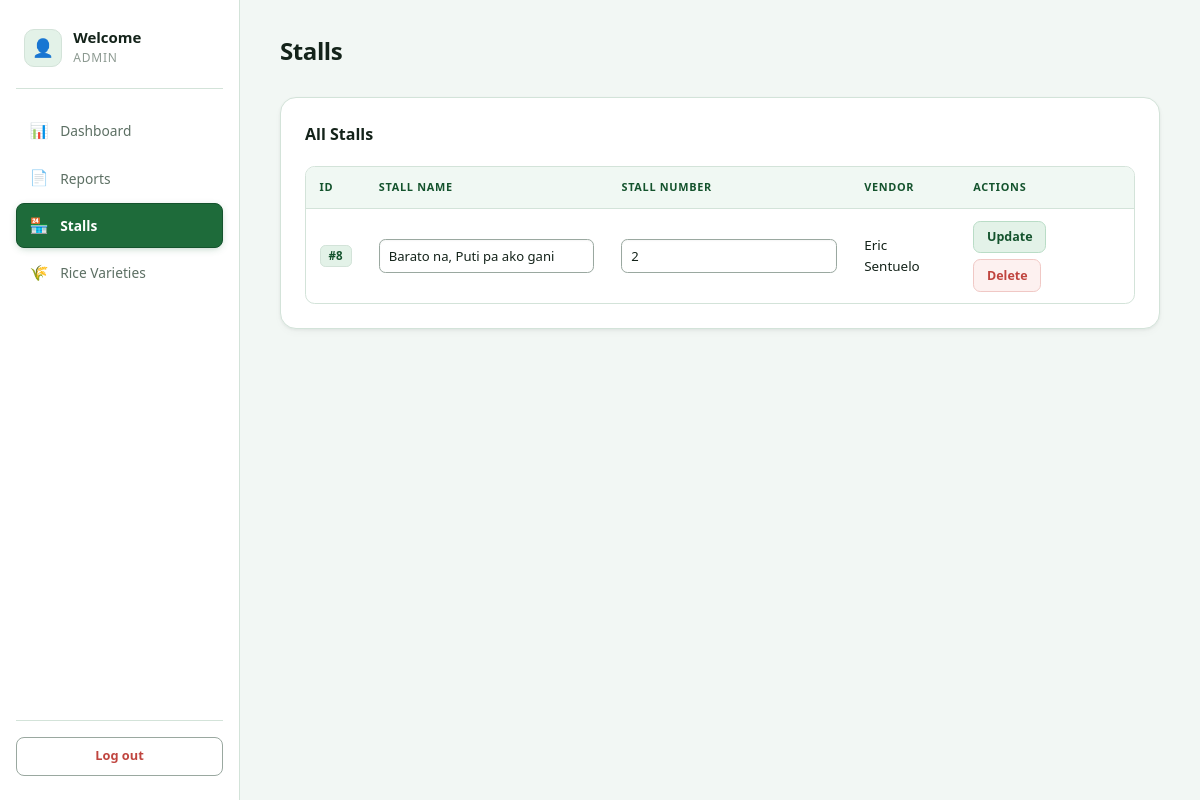
Page /rice_demand/admin/stall.php (signed in) on the committed database.
### tables this page shows
CREATE TABLE `tb_stall` (
  `stall_id` int(11) NOT NULL,
  `stall_name` varchar(255) NOT NULL,
  `stall_number` int(11) NOT NULL,
  `vendors_id` int(11) DEFAULT NULL
);

### rice_demand/admin/stall.php (the view, shortened to what this page needs)
<?php
include_once __DIR__ . "/../conn.php";
$stalls = $conn->query("
    SELECT
    s.stall_id,
    s.stall_name,
    s.stall_number,
    v.vendors_id,
    TRIM(CONCAT_WS(' ', v.f_name, v.l_name)) AS vendor_name
    FROM tb_stall s
    LEFT JOIN tb_vendors v ON v.vendors_id = s.vendors_id
    ORDER BY s.stall_number ASC
")->fetchAll(PDO::FETCH_ASSOC);
?>
<!DOCTYPE html>
<html lang="en">
<head>
    <link rel="stylesheet" href="../css/style.css">
</head>
<body class="admin-body">
    <div class="admin-layout">
        <aside class="sidebar">
            <div class="brand">
                <div class="brand-mark">👤</div>
                <div class="brand-text">
                    <h2>Welcome</h2>
                    <span>Admin</span>
                </div>
            </div>
            <nav class="nav">
                <a href="../admin/dashboard.php" class="nav-item">
                    <span class="nav-icon">📊</span><span>Dashboard</span>
                </a>
                <a href="../admin/reports.php" class="nav-item">
                    <span class="nav-icon">📄</span><span>Reports</span>
                </a>
                <a href="../admin/stall.php" class="nav-item active">
                    <span class="nav-icon">🏪</span><span>Stalls</span>
                </a>
                <a href="../admin/rice.php" class="nav-item">
                    <span class="nav-icon">🌾</span><span>Rice Varieties</span>
                </a>
            </nav>
            <div class="sidebar-footer">
                <a href="../logout.php" class="logout-btn"><span>Log out</span></a>
            </div>
        </aside>
        <main class="main">
            <header class="page-head">
                <div><h1>Stalls</h1></div>
            </header>
            <section class="panel">
                <div class="panel-head">
                    <div><h2>All Stalls</h2></div>
                </div>
                <?php if (count($stalls) === 0): ?>
                    <div class="empty-state"><div class="empty-icon">🏪</div><p>No stalls yet.</p></div>
                <?php else: ?>
                    <div class="table-wrap">
                        <table class="data-table">
                            <thead>
                                <tr>
                                    <th>ID</th>
                                    <th>Stall Name</th>
                                    <th>Stall Number</th>
                                    <th>Vendor</th>
                                    <th>Actions</th>
                                </tr>
                            </thead>
                            <tbody>
                                <?php foreach ($stalls as $s): ?>
                                    <tr>
                                        <td><span class="id-badge">#<?= $s['stall_id'] ?></span></td>
                                        <td>
                                            <input type="text" class="inline-input"
                                            id="stall_name_<?= $s['stall_id'] ?>"
                                            value="<?= htmlspecialchars($s['stall_name']) ?>" required>
                                        </td>
                                        <td>
                                            <input type="number" class="inline-input" min="1"
                                            id="stall_number_<?= $s['stall_id'] ?>"
                                            value="<?= (int)$s['stall_number'] ?>" required>
                                        </td>
                                        <td>
                                            <?php if (!empty($s['vendor_name'])): ?>
                                                <span class="vendor-names"><?= htmlspecialchars($s['vendor_name']) ?></span>
                                            <?php else: ?>
                                                <span class="text-muted">No vendor linked</span>
                                            <?php endif; ?>
                                        </td>
                                        <td class="actions">
                                            <form method="POST" action="stall.php"
                                                class="action-form update-form"
                                                data-stall-id="<?= $s['stall_id'] ?>">
                                                <button type="submit" class="btn-small btn-edit">Update</button>
                                            </form>
                                            <form method="POST" action="stall.php" class="action-form delete-form">
                                                <button type="submit" class="btn-small btn-delete">Delete</button>
                                            </form>
                                        </td>
                                    </tr>
                                <?php endforeach; ?>
                            </tbody>
                        </table>
                    </div>
                <?php endif; ?>
            </section>
        </main>
    </div>
</body>
</html>

### rows in the picture
tb_stall: stall_id "8", stall_name "Barato na, Puti pa ako gani", stall_number "2", vendor_name "Eric Sentuelo"
